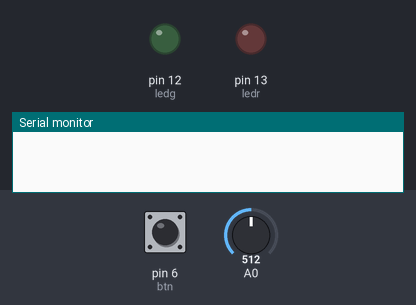
Bench run of a sketch on a simulated Arduino Uno, built with avr-gcc and run on an emulated ATmega328P. Shown: output pins drawn as LEDs (lit = HIGH), the last lines printed to the serial monitor. Dashed ring = blinking. The test bench sets the inputs (shaded band); at power-on: pin 6 (btn) LOW, A0 = 512.

Above: at 1.2 s.
1.3 s: pin 6 (btn) pulled HIGH for 3.2 s
At 1.9 s:
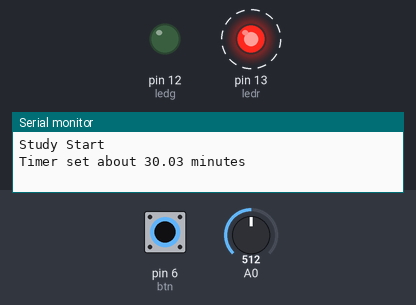
6.0 s: pin 6 (btn) pulled HIGH for 0.15 s
At 6.6 s:
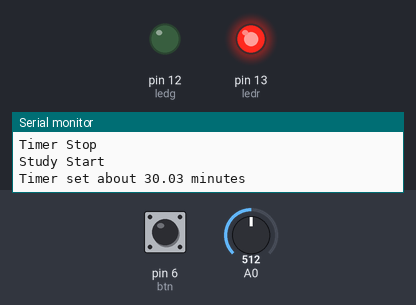
7.6 s: pin 6 (btn) pulled HIGH for 1 s
At 9.0 s:
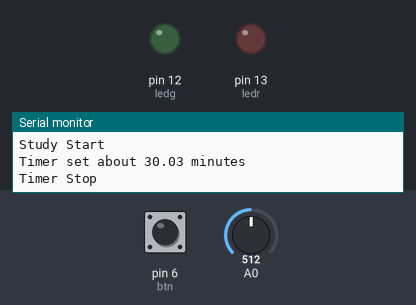
Timing chart, 0 to 10.6 s (numbered marks = the images above; inputs shaded):
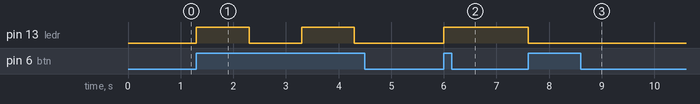

Measured:
- after the input at 1.3 s, pin 13 (ledr): alternates HIGH for 1.0 s and LOW for 1.0 s, starting at once
- after the input at 6.0 s, pin 13 (ledr): LOW → HIGH at once
- after the input at 7.6 s, pin 13 (ledr): HIGH → LOW at once

The sketch:

shuim.ino
```cpp
#include <MsTimer2.h>

int ledr = 13;
int ledg = 12;
int btn = 6;
int pir = 2;
bool flag = 0;

void setup()
{
  pinMode(ledr, OUTPUT);
  pinMode(ledg, OUTPUT);
  pinMode(btn, INPUT);
  pinMode(pir, INPUT);
  Serial.begin(9600);
}

void loop()
{
  if(digitalRead(btn) == HIGH){
    //처음 버튼이 눌렸을 때 : 타이머 시작
    if(!flag){
      //공부시간을 설정했는지 확인
      if(analogRead(A0)){
        Serial.println("Study Start");
        studyTime();
        flag = 1;
        delay(1000);
      }else{
        Serial.println("Please Set Study time");
        delay(1000);
      }
    }
    //실행 중 버튼이 눌렸을 때 : 타이머 중지
    else{
      Serial.println("Timer Stop");
      stopTimer();
      flag = 0;
      delay(1000);
    }
  }
}

void stopTimer(){
  //초기화
  MsTimer2::stop();
  digitalWrite(ledr,LOW);
  digitalWrite(ledg,LOW);
}

void studyTime(){
  //1024단계를 60분 단위로 맞춤 & 밀리초 맞춤
  double t = analogRead(A0) * 3519.0615835777; //(3600000/1023)
  Serial.print("Timer set about ");
  Serial.print(t/60000);
  Serial.print(" minutes\n");
  MsTimer2::stop();
  //공부시간 시작, 초록 LED 꺼짐, 빨간색 LED 켜짐.
  MsTimer2::set(t, breakTime);
  MsTimer2::start();
  digitalWrite(ledg,LOW);
  digitalWrite(ledr,HIGH);
}

void breakTime(){
  //쉬는시간 시작, 빨강 LED 꺼짐, PIR센서가 감지될 때까지 초록 LED 깜박거리기.
  Serial.println("Break time for 10 minutes! Move your body!");
  MsTimer2::stop();
  digitalWrite(ledr,LOW);
  bool state = false;
  while(digitalRead(pir) != HIGH){
    digitalWrite(ledg, state);
    state = !state;
    delay(1000);
  }

  //PIR센서 감지, 10분 타이머 시작, 끝나면 공부시간.
  digitalWrite(ledg, HIGH);
  MsTimer2::set(570000,breakTimeReady);
  MsTimer2::start();
}

void breakTimeReady(){
  //30초 타이머 시작, 30초 동안 깜박거리기.
  Serial.println("Study start in 30 seconds...");
  MsTimer2::stop();
  MsTimer2::set(30000,studyTime);
  MsTimer2::start();
  bool state = true;
  for(int i = 0; i < 30; i++){
    digitalWrite(ledg, state);
    state = !state;
    delay(1000);
  }
}

//한계점 : 깜박거리는 순간 (PIR대기시간 & 30초 준비시간)에는 버튼으로 중지 불가능
```
